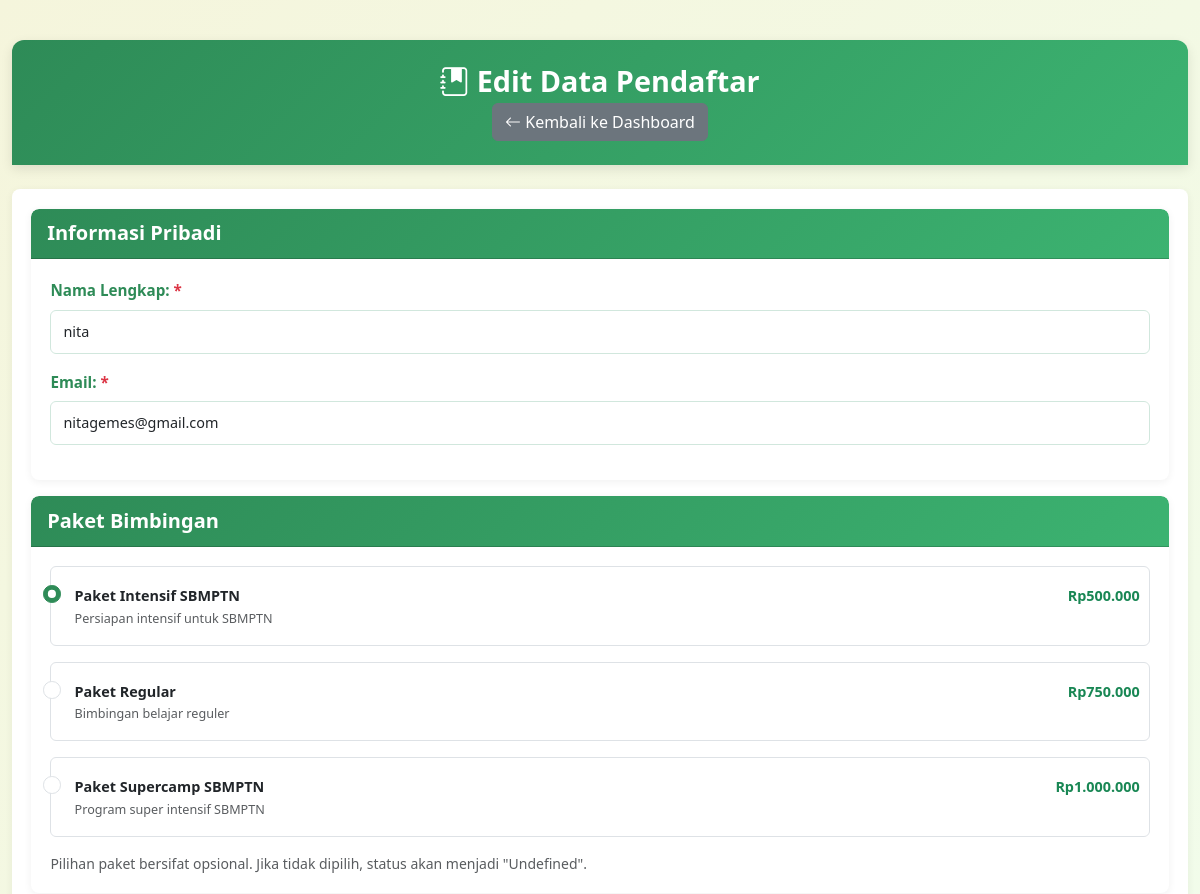
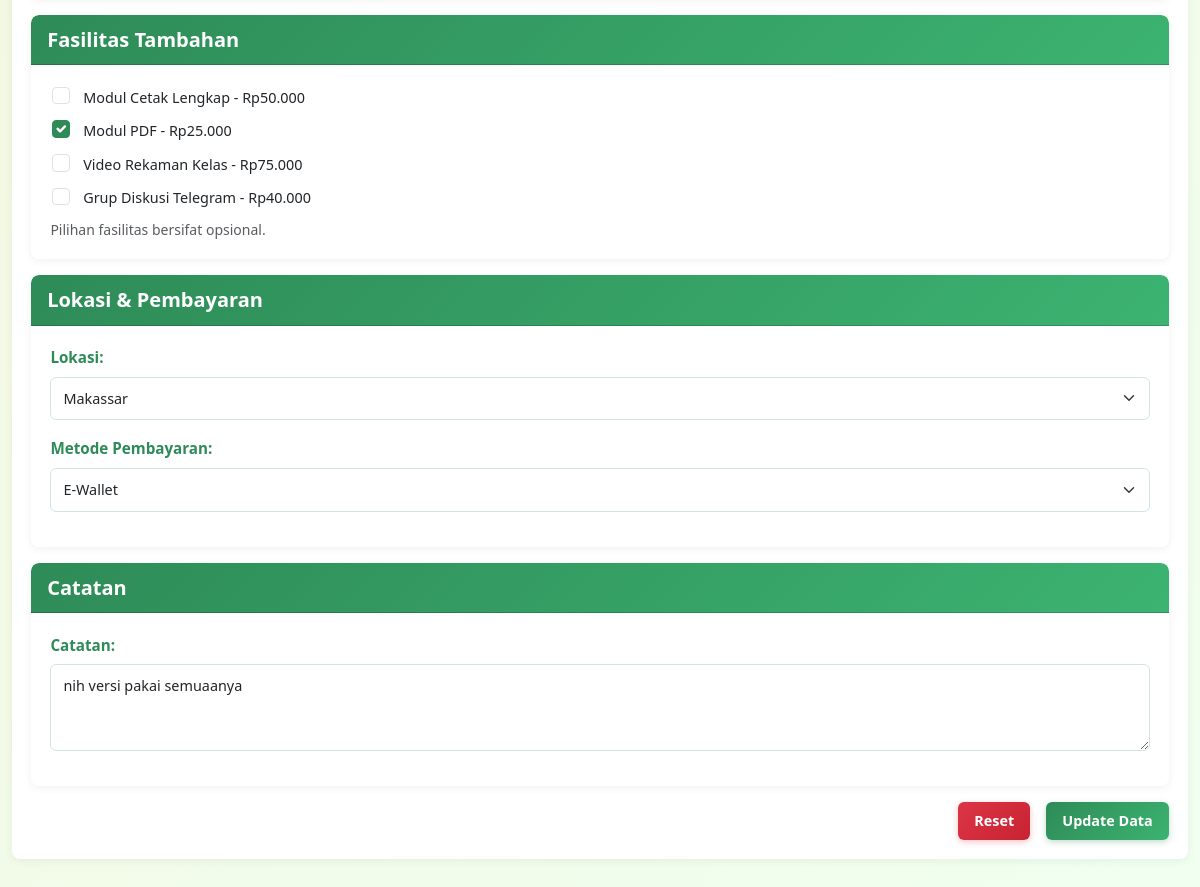
The app's page /edit.php?id=18 with its own data (2 pictures, top to bottom).
### tables this page shows
CREATE TABLE `pendaftar` (
  `id` int(11) NOT NULL,
  `nama` varchar(100) NOT NULL,
  `email` varchar(100) NOT NULL,
  `paket` varchar(50) NOT NULL,
  `fasilitas` text DEFAULT NULL,
  `lokasi` varchar(50) DEFAULT NULL,
  `metode_pembayaran` varchar(50) DEFAULT NULL,
  `catatan` text DEFAULT NULL,
  `price1` int(11) DEFAULT NULL,
  `price2` int(11) DEFAULT NULL,
  `price3` int(11) DEFAULT NULL,
  `price4` int(11) DEFAULT NULL,
  `tax` int(11) DEFAULT NULL,
  `taxes` int(11) DEFAULT NULL,
  `total_biaya` int(11) DEFAULT NULL,
  `tanggal_daftar` datetime NOT NULL DEFAULT current_timestamp()
);

### edit.php (the view, shortened to what this page needs)
<?php
include 'php/koneksi.php';
$id = $_GET['id'];
$sql = "SELECT * FROM pendaftar WHERE id = $id";
$query = mysqli_query($koneksi, $sql);
$data = mysqli_fetch_assoc($query);
$fasilitasArray = [];
if (!empty($data['fasilitas'])) {
    $fasilitasArray = explode(', ', $data['fasilitas']);
}
?>
<!DOCTYPE html>
<html lang="id">
<head>
    <link href="https://cdn.jsdelivr.net/npm/bootstrap@5.3.2/dist/css/bootstrap.min.css" rel="stylesheet">
    <link rel="stylesheet" href="https://cdn.jsdelivr.net/npm/bootstrap-icons@1.11.1/font/bootstrap-icons.css">
    <link rel="stylesheet" href="style.css">
</head>
<body>
    <div class="container mt-4">
        <div class="header text-center mb-4">
            <h1><i class="bi bi-journal-bookmark-fill"></i> Edit Data Pendaftar</h1>
            <a href="index.php" class="btn btn-secondary">
                <i class="bi bi-arrow-left"></i> Kembali ke Dashboard
            </a>
        </div>
        <div class="card">
            <div class="card-body">
                <form action="php/proses_edit.php" method="POST">
                    <div class="card mb-3">
                        <div class="card-header">
                            <h5 class="mb-0">Informasi Pribadi</h5>
                        </div>
                        <div class="card-body">
                            <div class="mb-3">
                                <label for="nama" class="form-label required">Nama Lengkap:</label>
                                <input type="text" class="form-control" id="nama" name="nama"
                                       value="<?php echo htmlspecialchars($data['nama']); ?>" required>
                            </div>
                            <div class="mb-3">
                                <label for="email" class="form-label required">Email:</label>
                                <input type="email" class="form-control" id="email" name="email"
                                       value="<?php echo htmlspecialchars($data['email']); ?>" required>
                            </div>
                        </div>
                    </div>
                    <div class="card mb-3">
                        <div class="card-header">
                            <h5 class="mb-0">Paket Bimbingan</h5>
                        </div>
                        <div class="card-body">
                            <div class="mb-3">
                                <?php
                                $packages = [
                                    'Paket Intensif SBMPTN' => '500000',
                                    'Paket Regular' => '750000',
                                    'Paket Supercamp SBMPTN' => '1000000'
                                ];
                                foreach ($packages as $pkgName => $price):
                                    $isChecked = ($data['paket'] === $pkgName) ? 'checked' : '';
                                ?>
                                <div class="form-check mb-3 p-3 border rounded">
                                    <input class="form-check-input" type="radio" name="paket"
                                           id="paket<?php echo str_replace(' ', '', $pkgName); ?>"
                                           value="<?php echo $pkgName; ?>" <?php echo $isChecked; ?>>
                                    <label class="form-check-label w-100" for="paket<?php echo str_replace(' ', '', $pkgName); ?>">
                                        <div class="d-flex justify-content-between align-items-start">
                                            <div>
                                                <strong class="d-block"><?php echo $pkgName; ?></strong>
                                                <small class="text-muted">
                                                    <?php echo $pkgName === 'Paket Intensif SBMPTN' ? 'Persiapan intensif untuk SBMPTN' :
                                                          ($pkgName === 'Paket Regular' ? 'Bimbingan belajar reguler' : 'Program super intensif SBMPTN'); ?>
                                                </small>
                                            </div>
                                            <span class="fw-bold text-success">Rp<?php echo number_format($price, 0, ',', '.'); ?></span>
                                        </div>
                                    </label>
                                </div>
                                <?php endforeach; ?>
                            </div>
                            <div class="text-muted small">Pilihan paket bersifat opsional. Jika tidak dipilih, status akan menjadi "Undefined".</div>
                        </div>
                    </div>
                    <div class="card mb-3">
                        <div class="card-header">
                            <h5 class="mb-0">Fasilitas Tambahan</h5>
                        </div>
                        <div class="card-body">
                            <?php
                            $facilitiesList = [
                                'Modul Cetak Lengkap' => '50000',
                                'Modul PDF' => '25000',
                                'Video Rekaman Kelas' => '75000',
                                'Grup Diskusi Telegram' => '40000'
                            ];
                            foreach ($facilitiesList as $facility => $price):
                                $isChecked = in_array($facility, $fasilitasArray) ? 'checked' : '';
                            ?>
                            <div class="facility-option mb-2">
                                <div class="form-check">
                                    <input class="form-check-input" type="checkbox" name="fasilitas[]"
                                           id="<?php echo str_replace(' ', '', $facility); ?>"
                                           value="<?php echo $facility; ?>" <?php echo $isChecked; ?>>
                                    <label class="form-check-label" for="<?php echo str_replace(' ', '', $facility); ?>">
                                        <?php echo $facility; ?> - Rp<?php echo number_format($price, 0, ',', '.'); ?>
                                    </label>
                                </div>
                            </div>
                            <?php endforeach; ?>
                            <div class="text-muted small mt-2">Pilihan fasilitas bersifat opsional.</div>
                        </div>
                    </div>
                    <div class="card mb-3">
                        <div class="card-header">
                            <h5 class="mb-0">Lokasi & Pembayaran</h5>
                        </div>
                        <div class="card-body">
                            <div class="mb-3">
                                <label for="lokasi" class="form-label">Lokasi:</label>
                                <select class="form-select" id="lokasi" name="lokasi">
                                    <option value="Makassar" <?php echo $data['lokasi'] == 'Makassar' ? 'selected' : ''; ?>>Makassar</option>
                                </select>
                            </div>
                            <div class="mb-3">
                                <label for="metode_pembayaran" class="form-label">Metode Pembayaran:</label>
                                <select class="form-select" id="metode_pembayaran" name="metode_pembayaran">
                                    <option value="E-Wallet" <?php echo $data['metode_pembayaran'] == 'E-Wallet' ? 'selected' : ''; ?>>E-Wallet</option>
                                </select>
                            </div>
                        </div>
                    </div>
                    <div class="card mb-3">
                        <div class="card-header">
                            <h5 class="mb-0">Catatan</h5>
                        </div>
                        <div class="card-body">
                            <div class="mb-3">
                                <label for="catatan" class="form-label">Catatan:</label>
                                <textarea class="form-control" id="catatan" name="catatan" rows="3"><?php echo htmlspecialchars($data['catatan']); ?></textarea>
                            </div>
                        </div>
                    </div>
                    <div class="d-grid gap-2 d-md-flex justify-content-md-end">
                        <button type="reset" class="btn btn-reset me-md-2">Reset</button>
                        <button type="submit" class="btn btn-primary" name="submit">Update Data</button>
                    </div>
                </form>
            </div>
        </div>
    </div>
</body>
</html>

### style.css (style rules this page uses)
:root { --primary-color: #2E8B57; --secondary-color: #3CB371; --accent-color: #F5F5DC; --text-color: #2F4F4F; --light-color: #F0FFF0; --error-color: #dc3545; --success-color: #198754; --card-color: #FFFFFF; --reset-color: #dc3545; --reset-hover: #c82333; }
* { margin: 0; padding: 0; box-sizing: border-box; }
body { background: linear-gradient(135deg, #F5F5DC 0%, #F0FFF0 100%); color: var(--text-color); font-family: 'Segoe UI', Tahoma, Geneva, Verdana, sans-serif; min-height: 100vh; display: flex; flex-direction: column; padding: 1rem 0; }
.header { background: linear-gradient(135deg, var(--primary-color), var(--secondary-color)); color: white; padding: 1.5rem; border-radius: 12px 12px 0 0; box-shadow: 0 4px 12px rgba(0, 0, 0, 0.1); margin-bottom: 0; }
.header h1 { font-size: 1.8rem; font-weight: 700; margin-bottom: 0.3rem; }
.form-label { font-weight: 600; color: var(--primary-color); margin-bottom: 0.5rem; font-size: 0.95rem; }
.btn-primary { background: linear-gradient(135deg, var(--primary-color), var(--secondary-color)); border: none; border-radius: 6px; padding: 8px 16px; font-weight: 600; font-size: 0.9rem; box-shadow: 0 2px 6px rgba(46, 139, 87, 0.3); color: white; transition: all 0.3s ease; }
.btn-reset { background: linear-gradient(135deg, var(--reset-color), var(--reset-hover)); border: none; border-radius: 6px; color: white; padding: 8px 16px; font-weight: 600; font-size: 0.9rem; box-shadow: 0 2px 6px rgba(220, 53, 69, 0.3); transition: all 0.3s ease; }
.form-check-input:checked { background-color: var(--primary-color); border-color: var(--primary-color); }
.card { border: none; border-radius: 8px; box-shadow: 0 2px 8px rgba(0, 0, 0, 0.06); transition: all 0.3s ease; background-color: var(--card-color); overflow: hidden; margin-bottom: 1rem; }
.card-header { background: linear-gradient(135deg, var(--primary-color), var(--secondary-color)); color: white; border-radius: 8px 8px 0 0 !important; padding: 0.8rem 1rem; font-weight: 600; font-size: 1rem; }
.card-body { padding: 1.2rem; }
.required::after { content: " *"; color: var(--error-color); }
.form-control, .form-select { border-radius: 6px; padding: 10px 12px; border: 1px solid #D1E7DD; transition: all 0.3s ease; font-size: 0.9rem; }
.form-check-input { width: 1.1em; height: 1.1em; margin-top: 0.15em; }
.form-check-label { margin-left: 0.5em; font-size: 0.9rem; }
h1, h2, h3, h4, h5, h6 { font-weight: 700; }
.form-check { padding-left: 1.6em; margin-bottom: 0.6rem; transition: all 0.2s ease; }
.container { max-width: 1200px; }

### records on screen
pendaftar: nama "nita", email "nitagemes@gmail.com", lokasi "Makassar", metode_pembayaran "E-Wallet", catatan "nih versi pakai semuaanya"

### other values on screen
$pkgName "Paket Intensif SBMPTN"
$price "500.000"
$pkgName "Paket Regular"
$price "750.000"
$pkgName "Paket Supercamp SBMPTN"
$price "1.000.000"
$facility "Modul Cetak Lengkap"
$price "50.000"
$facility "Modul PDF"
$price "25.000"
$facility "Video Rekaman Kelas"
$price "75.000"
$facility "Grup Diskusi Telegram"
$price "40.000"
